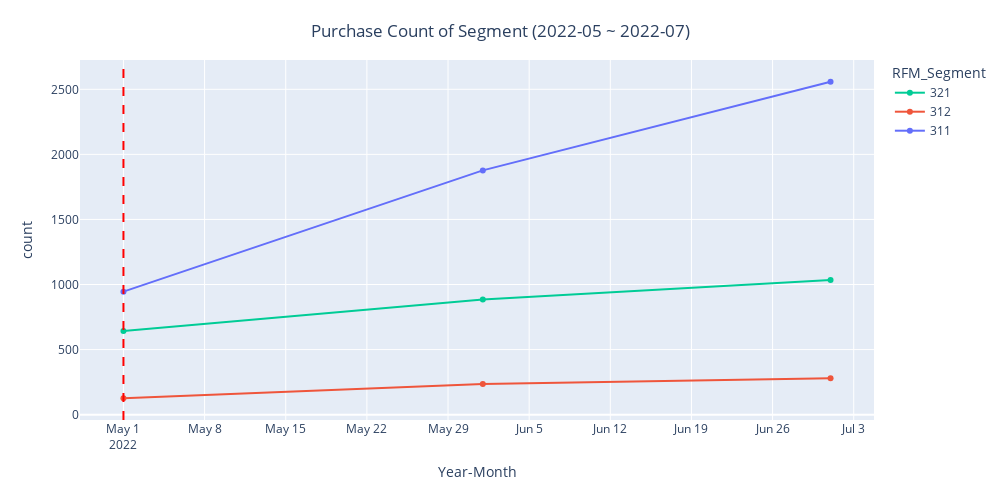

The notebook cell this image was saved under:
### Code cell
# 최근 2년 간(2020-06 ~ 2022-07) 방문 수
# 2022월 6월, 7월에 session 수(방문 수) 감소 - 6월에는 -7.9%, 7월에는 -27.1%
fig = px.line(num_booking_id_rfm[(num_booking_id_rfm.month>='2022-05') & (num_booking_id_rfm.RFM_Segment.isin(['321', '311', '312']))], x='month', y='booking_id', markers=True,
              width = 1000, height = 500, color='RFM_Segment')
fig.update_xaxes(title='month')
fig.update_yaxes(title='count')
title = {'text':'Purchase Count of Segment (2022-05 ~ 2022-07)', 'y':0.95,
        'x':0.5,'xanchor':'center', 'yanchor':'top'}
fig.update_layout(title=title)
# 수직선을 그릴 위치
vertical_line_position = '2022-05'

# 수직선 추가
fig.add_shape(type='line',
              x0=vertical_line_position, y0=0, x1=vertical_line_position, y1=1,
              line=dict(color='red', dash='dash'),
              xref='x', yref='paper')

# X축 레이블 설정, 범례
fig.update_layout(
    xaxis=dict(
        title="Year-Month"
    ),
    legend=dict(
    traceorder="reversed"
    )
)

### Figure 1 — Plotly figure (JSON) as saved in the notebook; plotly's stock layout.template omitted (floating-point values rounded to 4 significant figures)
{"data": [{"hovertemplate": "RFM_Segment=311<br>month=%{x}<br>booking_id=%{y}<extra></extra>", "legendgroup": "311", "line": {"color": "#636efa", "dash": "solid"}, "marker": {"symbol": "circle"}, "mode": "markers+lines", "name": "311", "orientation": "v", "showlegend": true, "type": "scatter", "x": ["2022-05", "2022-06", "2022-07"], "xaxis": "x", "y": [945, 1877, 2558], "yaxis": "y"}, {"hovertemplate": "RFM_Segment=312<br>month=%{x}<br>booking_id=%{y}<extra></extra>", "legendgroup": "312", "line": {"color": "#EF553B", "dash": "solid"}, "marker": {"symbol": "circle"}, "mode": "markers+lines", "name": "312", "orientation": "v", "showlegend": true, "type": "scatter", "x": ["2022-05", "2022-06", "2022-07"], "xaxis": "x", "y": [126, 235, 280], "yaxis": "y"}, {"hovertemplate": "RFM_Segment=321<br>month=%{x}<br>booking_id=%{y}<extra></extra>", "legendgroup": "321", "line": {"color": "#00cc96", "dash": "solid"}, "marker": {"symbol": "circle"}, "mode": "markers+lines", "name": "321", "orientation": "v", "showlegend": true, "type": "scatter", "x": ["2022-05", "2022-06", "2022-07"], "xaxis": "x", "y": [642, 884, 1035], "yaxis": "y"}], "layout": {"height": 500, "legend": {"title": {"text": "RFM_Segment"}, "tracegroupgap": 0, "traceorder": "reversed"}, "margin": {"t": 60}, "shapes": [{"line": {"color": "red", "dash": "dash"}, "type": "line", "x0": "2022-05", "x1": "2022-05", "xref": "x", "y0": 0, "y1": 1, "yref": "paper"}], "title": {"text": "Purchase Count of Segment (2022-05 ~ 2022-07)", "x": 0.5, "xanchor": "center", "y": 0.95, "yanchor": "top"}, "width": 1000, "xaxis": {"anchor": "y", "domain": [0, 1], "title": {"text": "Year-Month"}}, "yaxis": {"anchor": "x", "domain": [0, 1], "title": {"text": "count"}}}}
